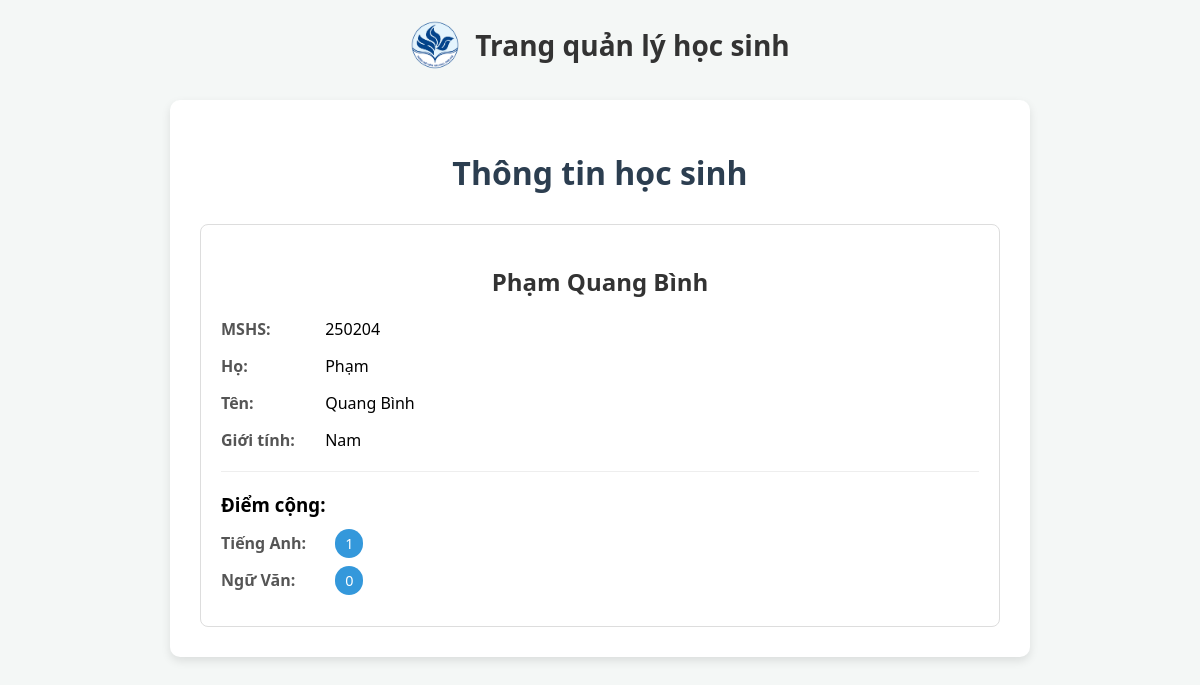
/details/quang-binh/, run on the app's committed database.
### Member/models.py (models this page shows, shortened)
class Member(models.Model):
    ho = models.CharField(max_length=100, null=True, verbose_name='Họ')
    ten = models.CharField(max_length=100, null=True, verbose_name='Tên')
    student_id = models.IntegerField(max_length=6, unique=True, verbose_name='Mã số học sinh')
    diem_cong_anh = models.IntegerField(default=0, verbose_name='Điểm cộng Anh')
    diem_cong_van = models.IntegerField(default=0, verbose_name='Điểm cộng Văn')
    slug = models.SlugField(unique=True)
    class Gender(models.TextChoices):
        MALE = 'Nam', 'Nam' # Trai la cho database phai la hien thi trong admin
        FEMALE = 'Nữ', 'Nữ'
    gender = models.CharField(
        max_length=3,
        choices=Gender.choices,
        default=Gender.MALE,
        verbose_name='Giới tính'
    )

### Member/views.py (the view)
# urls.py: path('details/<slug:slug>/', views.member_detail, name='member_detail'),
def member_detail(request, slug):
    model = Member.objects.get(slug=slug)
    return render(request, 'details.html', {'x': model})

### Member/templates/details.html (shortened to what this page needs)
{% extends 'master.html' %}
{% load static %}
{% block cssfile %}
    <link rel="stylesheet" href="{% static 'style/details.css' %}">
{% endblock %}
{% block content %}
    <div class="container">
        <h1>Thông tin học sinh</h1>
        <div class="detail-card">
            <h2 style="text-align: center; color: #333;">{{x.ho}} {{x.ten}}</h2>
            <div class="info-row">
                <span class="label">MSHS:</span>
                <span>{{x.student_id}}</span>
            </div>
            <div class="info-row">
                <span class="label">Họ:</span>
                <span>{{x.ho}}</span>
            </div>
            <div class="info-row">
                <span class="label">Tên:</span>
                <span>{{x.ten}}</span>
            </div>
            <div class="info-row">
                <span class="label">Giới tính:</span>
                <span>{{x.gender}}</span>
            </div>
            <hr style="border: 0; border-top: 1px solid #eee; margin: 20px 0;">
            <h3 style="margin-bottom: 15px;">Điểm cộng:</h3>
            <div class="info-row">
                <span class="label">Tiếng Anh:</span>
                <span class="score-badge">{{x.diem_cong_anh}}</span>
            </div>
            <div class="info-row">
                <span class="label">Ngữ Văn:</span>
                <span class="score-badge">{{x.diem_cong_van}}</span>
            </div>
        </div>
    </div>
{% endblock %}

### static/style/details.css (style rules this page uses)
.detail-card { border: 1px solid #ddd; border-radius: 8px; padding: 20px; background: #fff; }
.info-row { margin-bottom: 15px; font-size: 16px; }
.label { font-weight: bold; color: #555; width: 100px; display: inline-block; }
.score-badge { background-color: #3498db; color: white; padding: 5px 10px; border-radius: 15px; font-size: 0.9em; margin-left: 10px; }

### Member/templates/master.html (style rules this page uses)
.container { max-width: 800px; margin: 0 auto; background: white; padding: 30px; border-radius: 10px; box-shadow: 0 4px 10px rgba(0,0,0,0.1); }
body { font-family: 'Segoe UI', Tahoma, Geneva, Verdana, sans-serif; background-color: #f4f7f6; margin: 0; padding: 20px; }
h1 { color: #2c3e50; text-align: center; margin-bottom: 30px; }

### data on the page
Member: ho "Phạm", ten "Quang Bình", student_id "250204", gender "Nam", diem_cong_anh "1", diem_cong_van "0"
